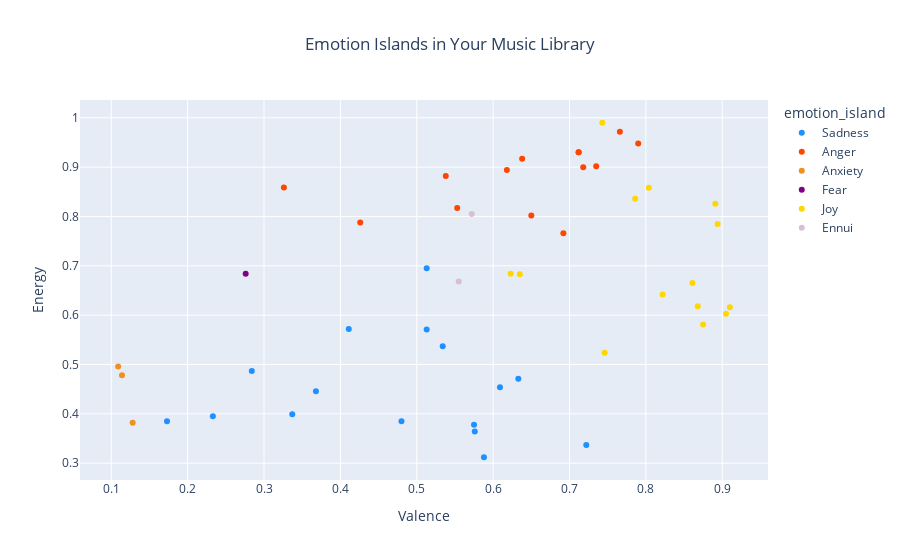

The cell this chart's notebook holds for it:
### Code cell
# Perform K-means clustering
n_clusters = len(emotions)
kmeans = KMeans(n_clusters=n_clusters, random_state=42)
df['cluster'] = kmeans.fit_predict(df[emotions])

# Map clusters to emotions based on their characteristics
cluster_centers = kmeans.cluster_centers_
emotion_mapping = {i: emotions[np.argmax(center)] for i, center in enumerate(cluster_centers)}

# Add emotion names to the dataframe
df['emotion_island'] = df['cluster'].map(emotion_mapping)

# Define colors for each emotion
emotion_colors = {
    'Joy': '#FFD700',  # Gold
    'Sadness': '#1E90FF',  # Dodger Blue
    'Anger': '#FF4500',  # Orange Red
    'Fear': '#800080',  # Purple
    'Disgust': '#32CD32',  # Lime Green
    'Anxiety': '#ED9121',  # Dark Orange
    'Envy': '#ADFF2F',  # Green Yellow
    'Ennui': '#D8BFD8',  # Thistle
    'Embarrassment': '#FF69B4'  # Hot Pink
}

# Map cluster numbers to colors
df['color'] = df['cluster'].map(lambda cluster: emotion_colors[emotion_mapping[cluster]])

# Create hover text with track names and assigned emotions
df['hover_text'] = df.apply(lambda row: f"Track: {row['name']}<br>Emotion: {row['emotion_island']}", axis=1)

# Create a scatter plot using Plotly Express
fig = px.scatter(df, x='valence', y='energy', color='emotion_island',
                 hover_name='name', hover_data={'emotion_island': True, 'hover_text': True, 'valence': False, 'energy': False, 'color': False},
                 color_discrete_map=emotion_colors, title='Emotion Islands in Your Music Library')

# Customize the layout
fig.update_layout(title={'text': "Emotion Islands in Your Music Library", 'x': 0.5},
                  xaxis_title='Valence', yaxis_title='Energy')

# Show the plot
fig.show()

# Print some statistics about each emotion island
for cluster, emotion in emotion_mapping.items():
    cluster_size = (df['cluster'] == cluster).sum()
    print(f"\n{emotion} Island:")
    print(f"Number of songs: {cluster_size}")
    print("Top 5 artists:")
    print(df[df['cluster'] == cluster]['artists'].value_counts().head())
    print("\nAverage features:")
    print(df[df['cluster'] == cluster][emotions].mean())

### Figure 1 — Plotly figure (JSON) as saved in the notebook; plotly's stock layout.template omitted (floating-point values rounded to 4 significant figures)
{"data": [{"customdata": [["Sadness", "Track: Aasa Kooda - From \"Think Indie\"<br>Emotion: Sadness", "#1E90FF"], ["Sadness", "Track: Periyone<br>Emotion: Sadness", "#1E90FF"], ["Sadness", "Track: Kutty Kudiye (From \"Premalu\")<br>Emotion: Sadness", "#1E90FF"], ["Sadness", "Track: Madhu Pakaroo - From \"Varshangalkku Shesham\"<br>Emotion: Sadness", "#1E90FF"], ["Sadness", "Track: Jeevithagaadhakale - From \"Varshangalkku Shesham\"<br>Emotion: Sadness", "#1E90FF"], ["Sadness", "Track: Omane<br>Emotion: Sadness", "#1E90FF"], ["Sadness", "Track: Kun Faya Kun<br>Emotion: Sadness", "#1E90FF"], ["Sadness", "Track: Hridhayavum<br>Emotion: Sadness", "#1E90FF"], ["Sadness", "Track: Kanmani Anbodu Kadhalan<br>Emotion: Sadness", "#1E90FF"], ["Sadness", "Track: Pon Unjalil<br>Emotion: Sadness", "#1E90FF"], ["Sadness", "Track: Benevolent Breeze<br>Emotion: Sadness", "#1E90FF"], ["Sadness", "Track: Shukran Allah<br>Emotion: Sadness", "#1E90FF"], ["Sadness", "Track: Ya Ya Ya Yadava<br>Emotion: Sadness", "#1E90FF"], ["Sadness", "Track: Maymaasa<br>Emotion: Sadness", "#1E90FF"], ["Sadness", "Track: Etho Mazhayil<br>Emotion: Sadness", "#1E90FF"], ["Sadness", "Track: Nin Koode Njan Illayo (From \"Pachuvum Athbutha Vilakkum\")<br>Emotion: Sadness", "#1E90FF"]], "hovertemplate": "<b>%{hovertext}</b><br><br>emotion_island=%{customdata[0]}<br>hover_text=%{customdata[1]}<extra></extra>", "hovertext": ["Aasa Kooda - From \"Think Indie\"", "Periyone", "Kutty Kudiye (From \"Premalu\")", "Madhu Pakaroo - From \"Varshangalkku Shesham\"", "Jeevithagaadhakale - From \"Varshangalkku Shesham\"", "Omane", "Kun Faya Kun", "Hridhayavum", "Kanmani Anbodu Kadhalan", "Pon Unjalil", "Benevolent Breeze", "Shukran Allah", "Ya Ya Ya Yadava", "Maymaasa", "Etho Mazhayil", "Nin Koode Njan Illayo (From \"Pachuvum Athbutha Vilakkum\")"], "legendgroup": "Sadness", "marker": {"color": "#1E90FF", "symbol": "circle"}, "mode": "markers", "name": "Sadness", "orientation": "v", "showlegend": true, "type": "scatter", "x": [0.534, 0.233, 0.513, 0.722, 0.609, 0.48, 0.575, 0.633, 0.411, 0.368, 0.173, 0.513, 0.588, 0.576, 0.337, 0.284], "xaxis": "x", "y": [0.537, 0.395, 0.571, 0.337, 0.454, 0.385, 0.378, 0.471, 0.572, 0.446, 0.385, 0.695, 0.312, 0.364, 0.399, 0.487], "yaxis": "y"}, {"customdata": [["Anger", "Track: Illuminati<br>Emotion: Anger", "#FF4500"], ["Anger", "Track: Armadham<br>Emotion: Anger", "#FF4500"], ["Anger", "Track: Appadipodu<br>Emotion: Anger", "#FF4500"], ["Anger", "Track: Kadharalz<br>Emotion: Anger", "#FF4500"], ["Anger", "Track: Mathapithakkale<br>Emotion: Anger", "#FF4500"], ["Anger", "Track: Pistah<br>Emotion: Anger", "#FF4500"], ["Anger", "Track: Galatta - From \"Aavesham\"<br>Emotion: Anger", "#FF4500"], ["Anger", "Track: Velmuruka<br>Emotion: Anger", "#FF4500"], ["Anger", "Track: Ooh La La<br>Emotion: Anger", "#FF4500"], ["Anger", "Track: Aaluma Doluma<br>Emotion: Anger", "#FF4500"], ["Anger", "Track: Galatta<br>Emotion: Anger", "#FF4500"], ["Anger", "Track: Appangal<br>Emotion: Anger", "#FF4500"], ["Anger", "Track: Whistle Podu (From \"The Greatest Of All Time\")<br>Emotion: Anger", "#FF4500"], ["Anger", "Track: Oru Madhura Kinavin - Retro Mix<br>Emotion: Anger", "#FF4500"]], "hovertemplate": "<b>%{hovertext}</b><br><br>emotion_island=%{customdata[0]}<br>hover_text=%{customdata[1]}<extra></extra>", "hovertext": ["Illuminati", "Armadham", "Appadipodu", "Kadharalz", "Mathapithakkale", "Pistah", "Galatta - From \"Aavesham\"", "Velmuruka", "Ooh La La", "Aaluma Doluma", "Galatta", "Appangal", "Whistle Podu (From \"The Greatest Of All Time\")", "Oru Madhura Kinavin - Retro Mix"], "legendgroup": "Anger", "marker": {"color": "#FF4500", "symbol": "circle"}, "mode": "markers", "name": "Anger", "orientation": "v", "showlegend": true, "type": "scatter", "x": [0.553, 0.426, 0.65, 0.735, 0.326, 0.692, 0.712, 0.79, 0.766, 0.638, 0.712, 0.618, 0.538, 0.718], "xaxis": "x", "y": [0.817, 0.788, 0.802, 0.902, 0.859, 0.766, 0.93, 0.948, 0.972, 0.917, 0.93, 0.894, 0.882, 0.9], "yaxis": "y"}, {"customdata": [["Anxiety", "Track: Tharangal<br>Emotion: Anxiety", "#ED9121"], ["Anxiety", "Track: The Beginning - Malayalam<br>Emotion: Anxiety", "#ED9121"], ["Anxiety", "Track: Venmegham - From \"2018\"<br>Emotion: Anxiety", "#ED9121"]], "hovertemplate": "<b>%{hovertext}</b><br><br>emotion_island=%{customdata[0]}<br>hover_text=%{customdata[1]}<extra></extra>", "hovertext": ["Tharangal", "The Beginning - Malayalam", "Venmegham - From \"2018\""], "legendgroup": "Anxiety", "marker": {"color": "#ED9121", "symbol": "circle"}, "mode": "markers", "name": "Anxiety", "orientation": "v", "showlegend": true, "type": "scatter", "x": [0.128, 0.109, 0.114], "xaxis": "x", "y": [0.382, 0.496, 0.478], "yaxis": "y"}, {"customdata": [["Fear", "Track: Odimaga<br>Emotion: Fear", "#800080"]], "hovertemplate": "<b>%{hovertext}</b><br><br>emotion_island=%{customdata[0]}<br>hover_text=%{customdata[1]}<extra></extra>", "hovertext": ["Odimaga"], "legendgroup": "Fear", "marker": {"color": "#800080", "symbol": "circle"}, "mode": "markers", "name": "Fear", "orientation": "v", "showlegend": true, "type": "scatter", "x": [0.276], "xaxis": "x", "y": [0.684], "yaxis": "y"}, {"customdata": [["Joy", "Track: Mini Maharani (From \"Premalu\")<br>Emotion: Joy", "#FFD700"], ["Joy", "Track: Katchi Sera - From \"Think Indie\"<br>Emotion: Joy", "#FFD700"], ["Joy", "Track: Ballaatha Jaathi<br>Emotion: Joy", "#FFD700"], ["Joy", "Track: Lajjavathiye<br>Emotion: Joy", "#FFD700"], ["Joy", "Track: Aarumughan<br>Emotion: Joy", "#FFD700"], ["Joy", "Track: Naakka Mukka<br>Emotion: Joy", "#FFD700"], ["Joy", "Track: Sahibaa<br>Emotion: Joy", "#FFD700"], ["Joy", "Track: Why This Kolaveri Di? - The Soup of Love<br>Emotion: Joy", "#FFD700"], ["Joy", "Track: Chand Sifarish<br>Emotion: Joy", "#FFD700"], ["Joy", "Track: Manjadi Mazha<br>Emotion: Joy", "#FFD700"], ["Joy", "Track: Poove Poove<br>Emotion: Joy", "#FFD700"], ["Joy", "Track: Thankathingal<br>Emotion: Joy", "#FFD700"], ["Joy", "Track: Johny Mone Johnee<br>Emotion: Joy", "#FFD700"], ["Joy", "Track: Vattayila Pandalittu<br>Emotion: Joy", "#FFD700"]], "hovertemplate": "<b>%{hovertext}</b><br><br>emotion_island=%{customdata[0]}<br>hover_text=%{customdata[1]}<extra></extra>", "hovertext": ["Mini Maharani (From \"Premalu\")", "Katchi Sera - From \"Think Indie\"", "Ballaatha Jaathi", "Lajjavathiye", "Aarumughan", "Naakka Mukka", "Sahibaa", "Why This Kolaveri Di? - The Soup of Love", "Chand Sifarish", "Manjadi Mazha", "Poove Poove", "Thankathingal", "Johny Mone Johnee", "Vattayila Pandalittu"], "legendgroup": "Joy", "marker": {"color": "#FFD700", "symbol": "circle"}, "mode": "markers", "name": "Joy", "orientation": "v", "showlegend": true, "type": "scatter", "x": [0.891, 0.822, 0.868, 0.804, 0.905, 0.743, 0.623, 0.894, 0.861, 0.635, 0.875, 0.91, 0.786, 0.746], "xaxis": "x", "y": [0.826, 0.642, 0.618, 0.858, 0.603, 0.99, 0.684, 0.785, 0.665, 0.683, 0.581, 0.616, 0.836, 0.524], "yaxis": "y"}, {"customdata": [["Ennui", "Track: Naa Ready (From \"Leo\")<br>Emotion: Ennui", "#D8BFD8"], ["Ennui", "Track: Jaada<br>Emotion: Ennui", "#D8BFD8"]], "hovertemplate": "<b>%{hovertext}</b><br><br>emotion_island=%{customdata[0]}<br>hover_text=%{customdata[1]}<extra></extra>", "hovertext": ["Naa Ready (From \"Leo\")", "Jaada"], "legendgroup": "Ennui", "marker": {"color": "#D8BFD8", "symbol": "circle"}, "mode": "markers", "name": "Ennui", "orientation": "v", "showlegend": true, "type": "scatter", "x": [0.572, 0.555], "xaxis": "x", "y": [0.805, 0.668], "yaxis": "y"}], "layout": {"legend": {"title": {"text": "emotion_island"}, "tracegroupgap": 0}, "title": {"text": "Emotion Islands in Your Music Library", "x": 0.5}, "xaxis": {"anchor": "y", "domain": [0, 1], "title": {"text": "Valence"}}, "yaxis": {"anchor": "x", "domain": [0, 1], "title": {"text": "Energy"}}}}
